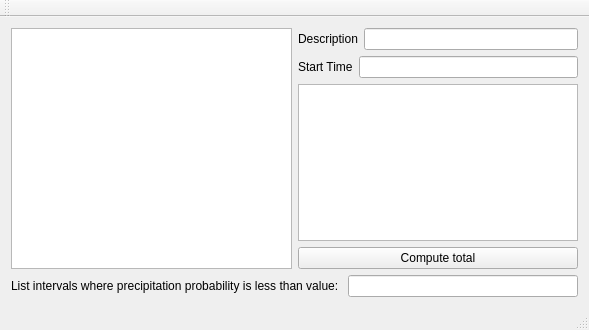
<?xml version="1.0" encoding="UTF-8"?>
<ui version="4.0">
 <class>WeatherClass</class>
 <widget class="QMainWindow" name="WeatherClass">
  <property name="geometry">
   <rect>
    <x>0</x>
    <y>0</y>
    <width>589</width>
    <height>330</height>
   </rect>
  </property>
  <property name="windowTitle">
   <string>Weather</string>
  </property>
  <widget class="QWidget" name="centralWidget">
   <layout class="QHBoxLayout" name="horizontalLayout_2">
    <item>
     <layout class="QVBoxLayout" name="verticalLayout_2">
      <item>
       <layout class="QHBoxLayout" name="horizontalLayout">
        <item>
         <widget class="QListWidget" name="list_of_intervals"/>
        </item>
        <item>
         <layout class="QVBoxLayout" name="verticalLayout">
          <item>
           <layout class="QFormLayout" name="formLayout_3">
            <item row="0" column="0" colspan="2">
             <layout class="QFormLayout" name="formLayout_2">
              <item row="0" column="0">
               <widget class="QLabel" name="label_2">
                <property name="text">
                 <string>Description</string>
                </property>
               </widget>
              </item>
              <item row="0" column="1">
               <widget class="QLineEdit" name="line_edit_description"/>
              </item>
             </layout>
            </item>
            <item row="1" column="0">
             <widget class="QLabel" name="label_3">
              <property name="text">
               <string>Start Time</string>
              </property>
             </widget>
            </item>
            <item row="1" column="1">
             <widget class="QLineEdit" name="line_edit_start_time"/>
            </item>
           </layout>
          </item>
          <item>
           <widget class="QListWidget" name="list_compute"/>
          </item>
          <item>
           <widget class="QPushButton" name="button_compute_total_hours">
            <property name="text">
             <string>Compute total</string>
            </property>
           </widget>
          </item>
         </layout>
        </item>
       </layout>
      </item>
      <item>
       <layout class="QFormLayout" name="formLayout">
        <item row="0" column="0">
         <widget class="QLabel" name="label">
          <property name="text">
           <string>List intervals where precipitation probability is less than value: </string>
          </property>
         </widget>
        </item>
        <item row="0" column="1">
         <widget class="QLineEdit" name="line_edit_filter"/>
        </item>
       </layout>
      </item>
     </layout>
    </item>
   </layout>
  </widget>
  <widget class="QMenuBar" name="menuBar">
   <property name="geometry">
    <rect>
     <x>0</x>
     <y>0</y>
     <width>589</width>
     <height>22</height>
    </rect>
   </property>
  </widget>
  <widget class="QToolBar" name="mainToolBar">
   <attribute name="toolBarArea">
    <enum>TopToolBarArea</enum>
   </attribute>
   <attribute name="toolBarBreak">
    <bool>false</bool>
   </attribute>
  </widget>
  <widget class="QStatusBar" name="statusBar"/>
 </widget>
 <layoutdefault spacing="6" margin="11"/>
 <resources>
  <include location="Weather.qrc"/>
 </resources>
 <connections/>
</ui>
